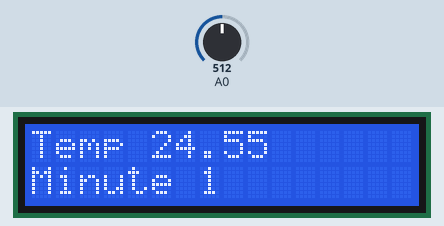
Bench run of a sketch on a simulated Arduino Uno, built with avr-gcc and run on an emulated ATmega328P. Shown: 16×2 character LCD. The inputs (shaded band) are chosen by the test bench; at power-on: A0 = 512.

Above: at 0.1 s.
At 60.1 s:
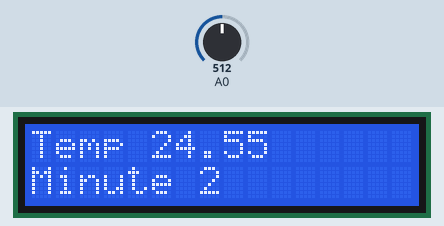
At 120.1 s:
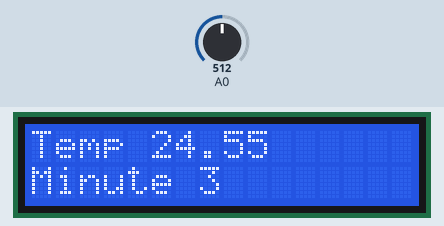

The sketch:

LCDtermometr.ino
```cpp
//Подключение библиотеки для работы с LCD
#include <LiquidCrystal.h>

int minute = 1;
//Объявление обекта подключения LCD
// в номера пинов указаны в порядке
// RS E DB4 DB5 DB6 DB7
LiquidCrystal lcd(13,12,11,10,9,8);

void setup()
{
 // Укажем экрану его размер
 lcd.begin(16,2);
}

void loop()
{
  float v = analogRead(A0)*5/1024.0;
  float temperature = -14.46*log((10000.0*v)/(5.0)/27315.0);
  //Установка курсора на 1 строку
   lcd.setCursor(0,0);
   lcd.print("Temp ");
   lcd.print(temperature);
   //Установка курсора на 2 строку
   lcd.setCursor(0,1);
   lcd.print("Minute ");
   lcd.print(minute);
   //Задержка
   delay(60000);
   ++minute;

}
```

Measured:
- what the display in image 1 shows lasts 60.0 s, from 60.1 s to 120.1 s
